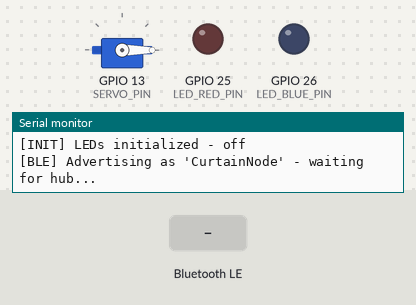
This sketch was run on a simulated ESP32. On the bench: servo, output pins drawn as LEDs (lit = HIGH), the last lines printed to the serial monitor. The inputs (shaded band) are chosen by the test bench. Nothing arrives over Bluetooth unless stated; a phone connects over Bluetooth LE 3 s after start.

Above: at 1.2 s.
1.3 s: Bluetooth LE write "CURTAIN_OPEN" received
At 2.2 s:
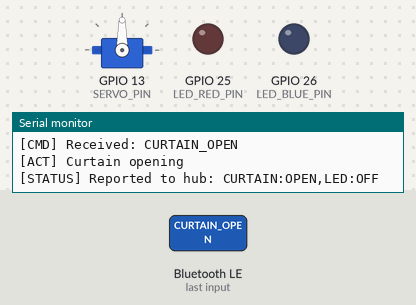
2.8 s: Bluetooth LE write "LED_BLUE" received
At 3.4 s:
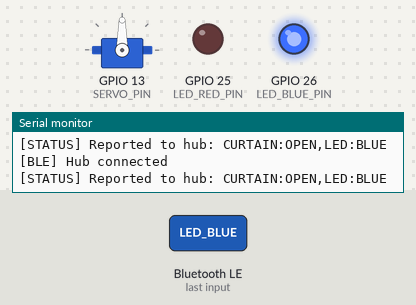
4.3 s: Bluetooth LE write "CURTAIN_CLOSE" received
At 5.5 s:
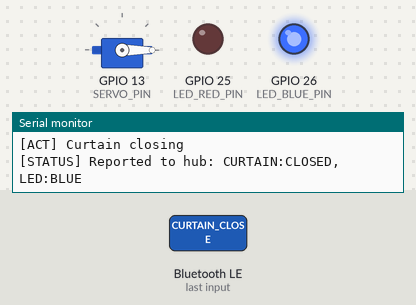
5.8 s: Bluetooth LE write "LED_RED" received
At 6.9 s:
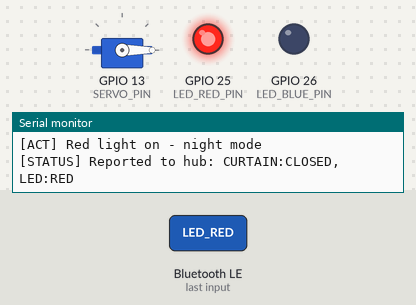
7.3 s: Bluetooth LE write "CURTAIN_OPEN" received
At 8.0 s:
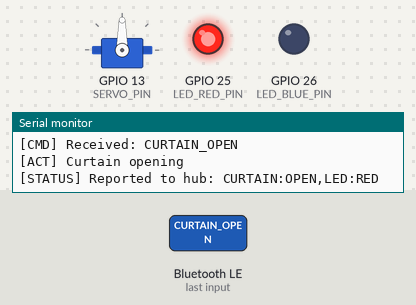
Timing chart, 0 to 9.8 s (numbered marks = the images above; inputs shaded):
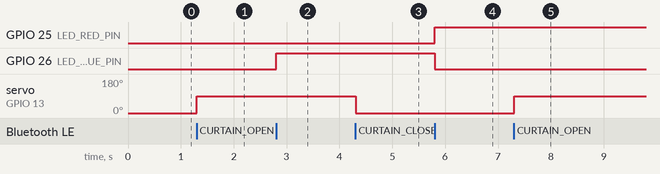

Measured:
- after the input at 1.3 s, servo on GPIO 13 (SERVO_PIN): 0° → 90° at once
- after the input at 2.8 s, GPIO 26 (LED_BLUE_PIN): LOW → HIGH at once
- after the input at 4.3 s, servo on GPIO 13 (SERVO_PIN): 90° → 0° at once
- after the input at 5.8 s, GPIO 25 (LED_RED_PIN): LOW → HIGH at once; GPIO 26 (LED_BLUE_PIN): HIGH → LOW at once
- after the input at 7.3 s, servo on GPIO 13 (SERVO_PIN): 0° → 90° at once

The sketch:

CircadianNode.ino
```cpp
/*
 * CURTAIN/LIGHT NODE - ESP32
 *
 * Role: Passive node. Reports current LED and curtain status to hub via BLE.
 *       Receives commands from hub and actuates servo + LEDs accordingly.
 *
 * BLE role: SERVER (hub connects to this node as client)
 *
 * Characteristics:
 *   STATUS_CHAR   - read + notify (node -> hub): reports state as "CURTAIN:OPEN,LED:BLUE"
 *   COMMAND_CHAR  - write (hub -> node): receives commands from hub
 *
 * Commands received from hub:
 *   "CURTAIN_OPEN"  -> servo goes to open position
 *   "CURTAIN_CLOSE" -> servo goes to closed position
 *   "LED_BLUE"      -> blue LED on, red off
 *   "LED_RED"       -> red LED on, blue off
 *   "LED_OFF"       -> all LEDs off
 *
 * Wiring:
 *   Servo signal  -> GPIO 13
 *   Red LED       -> GPIO 25 (with resistor to GND)
 *   Blue LED      -> GPIO 26 (with resistor to GND)
 */

#include <Arduino.h>
#include <BLEDevice.h>
#include <BLEServer.h>
#include <BLEUtils.h>
#include <BLE2902.h>
#include <ESP32Servo.h>

// ─── Pin definitions ─────────────────────────────────────────────────────────
#define SERVO_PIN     13
#define LED_RED_PIN   25
#define LED_BLUE_PIN  26

// ─── Servo positions ──────────────────────────────────────────────────────────
#define SERVO_OPEN    90
#define SERVO_CLOSED  0

// ─── BLE UUIDs (must match hub script exactly) ────────────────────────────────
#define SERVICE_UUID      "12345678-1234-1234-1234-123456789abc"
#define STATUS_CHAR_UUID  "12345678-1234-1234-1234-123456789ab1"  // read + notify
#define COMMAND_CHAR_UUID "12345678-1234-1234-1234-123456789ab2"  // write

// ─── State tracking ───────────────────────────────────────────────────────────
String curtainState = "CLOSED";   // "OPEN" or "CLOSED"
String ledState     = "OFF";      // "BLUE", "RED", or "OFF"
bool deviceConnected = false;

Servo curtainServo;
BLECharacteristic* pStatusCharacteristic;

// ─── Build and send status string to hub ─────────────────────────────────────
void reportStatus() {
  String status = "CURTAIN:" + curtainState + ",LED:" + ledState;
  pStatusCharacteristic->setValue(status.c_str());
  pStatusCharacteristic->notify();
  Serial.print("[STATUS] Reported to hub: ");
  Serial.println(status);
}

// ─── BLE connection callbacks ─────────────────────────────────────────────────
class ServerCallbacks : public BLEServerCallbacks {
  void onConnect(BLEServer* pServer) {
    deviceConnected = true;
    Serial.println("[BLE] Hub connected");
    delay(100);  // small delay to let connection settle before notifying
    reportStatus();
  }
  void onDisconnect(BLEServer* pServer) {
    deviceConnected = false;
    Serial.println("[BLE] Hub disconnected - restarting advertising");
    BLEDevice::startAdvertising();
  }
};

// ─── Command received from hub ────────────────────────────────────────────────
class CommandCallbacks : public BLECharacteristicCallbacks {
  void onWrite(BLECharacteristic* pCharacteristic) {
    String command = pCharacteristic->getValue().c_str();
    Serial.print("[CMD] Received: ");
    Serial.println(command);

    if (command == "CURTAIN_OPEN") {
      curtainServo.write(SERVO_OPEN);
      curtainState = "OPEN";
      Serial.println("[ACT] Curtain opening");

    } else if (command == "CURTAIN_CLOSE") {
      curtainServo.write(SERVO_CLOSED);
      curtainState = "CLOSED";
      Serial.println("[ACT] Curtain closing");

    } else if (command == "LED_BLUE") {
      digitalWrite(LED_RED_PIN, LOW);
      digitalWrite(LED_BLUE_PIN, HIGH);
      ledState = "BLUE";
      Serial.println("[ACT] Blue light on - morning mode");

    } else if (command == "LED_RED") {
      digitalWrite(LED_BLUE_PIN, LOW);
      digitalWrite(LED_RED_PIN, HIGH);
      ledState = "RED";
      Serial.println("[ACT] Red light on - night mode");

    } else if (command == "LED_OFF") {
      digitalWrite(LED_RED_PIN, LOW);
      digitalWrite(LED_BLUE_PIN, LOW);
      ledState = "OFF";
      Serial.println("[ACT] LEDs off");

    } else {
      Serial.println("[CMD] Unknown command ignored");
      return;
    }

    // Report updated status back to hub after every valid command
    reportStatus();
  }
};

// ─── Setup ────────────────────────────────────────────────────────────────────
void setup() {
  Serial.begin(115200);
  Serial.println("[BOOT] Curtain node starting...");

  // Servo
  curtainServo.attach(SERVO_PIN, 500, 2500);
  curtainServo.write(SERVO_CLOSED);
  Serial.println("[INIT] Servo initialized - closed position");

  // LEDs
  pinMode(LED_RED_PIN, OUTPUT);
  pinMode(LED_BLUE_PIN, OUTPUT);
  digitalWrite(LED_RED_PIN, LOW);
  digitalWrite(LED_BLUE_PIN, LOW);
  Serial.println("[INIT] LEDs initialized - off");

  // BLE
  BLEDevice::init("CurtainNode");
  BLEServer* pServer = BLEDevice::createServer();
  pServer->setCallbacks(new ServerCallbacks());

  BLEService* pService = pServer->createService(SERVICE_UUID);

  // Status characteristic - node notifies hub of current state
  pStatusCharacteristic = pService->createCharacteristic(
    STATUS_CHAR_UUID,
    BLECharacteristic::PROPERTY_READ | BLECharacteristic::PROPERTY_NOTIFY
  );
  pStatusCharacteristic->addDescriptor(new BLE2902());
  pStatusCharacteristic->setValue("CURTAIN:CLOSED,LED:OFF");

  // Command characteristic - hub writes commands to node
  BLECharacteristic* pCommandCharacteristic = pService->createCharacteristic(
    COMMAND_CHAR_UUID,
    BLECharacteristic::PROPERTY_WRITE
  );
  pCommandCharacteristic->setCallbacks(new CommandCallbacks());

  pService->start();
  BLEDevice::startAdvertising();
  Serial.println("[BLE] Advertising as 'CurtainNode' - waiting for hub...");
}

// ─── Main loop ────────────────────────────────────────────────────────────────
void loop() {
  // Node is fully event-driven
  // All actions triggered by incoming commands from hub
  delay(100);
}
```
